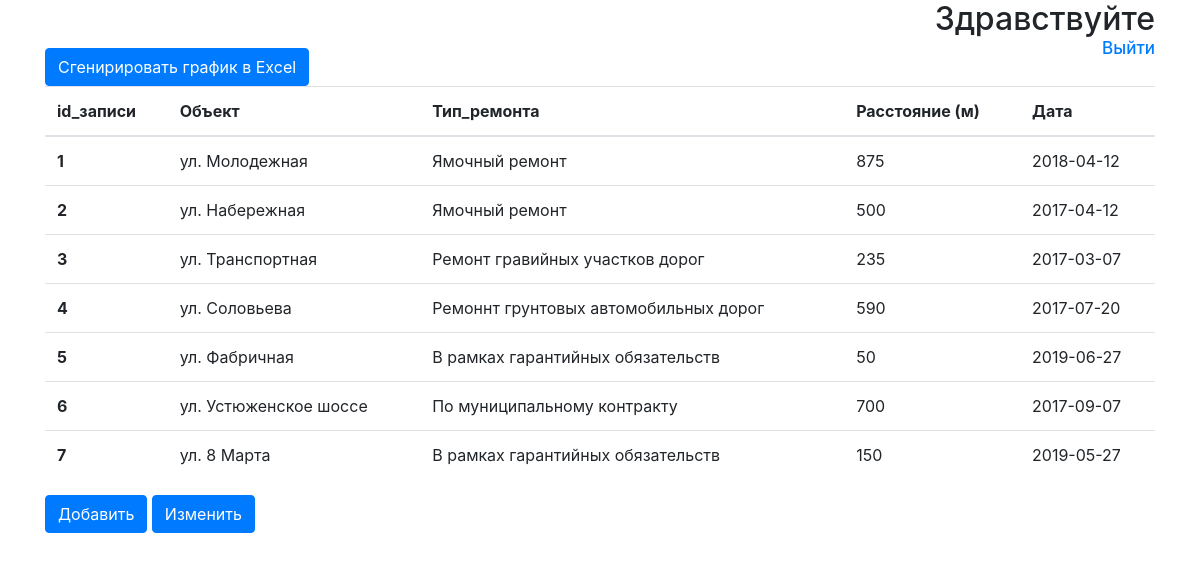
The page /account.php on the database its author committed.
### tables this page shows
CREATE TABLE `remont` (
  `id_записи` int(11) NOT NULL,
  `Объект` varchar(100) NOT NULL,
  `Тип_ремонта` varchar(100) NOT NULL,
  `Расстояние (м)` varchar(20) NOT NULL,
  `Дата` date NOT NULL
);

### account.php (the view, shortened to what this page needs)
<?php require_once('db.php') ?>
<!DOCTYPE html>
<html lang="en">
<head>
	<link rel="stylesheet" href="style.css">
	<link rel="stylesheet" href="bootstrap/css/bootstrap.css">
</head>
<body>
	<div class="container">
		<h2 style="float: right;" id="add">Здравствуйте <a href="#"><?php echo $_COOKIE['FIO']; ?></a><br>
		<a id="exit" href="logout.php">Выйти</a></h2> <br><br>
		<a href="down.php"><button type="button" class="btn btn-primary" data-toggle="modal" data-target="#userModal">Сгенирировать график в Excel </button></a> <br>
<?php
	$sql =  mysqli_query($db, "SELECT * FROM remont");
?>
			<table class="table">
					  <thead>
					    <tr>
					      <th scope="col">id_записи</th>
					      <th scope="col">Объект</th>
					      <th scope="col">Тип_ремонта</th>
					      <th scope="col">Расстояние (м)</th>
					      <th scope="col">Дата</th>
					    </tr>
					  </thead>
		  <tbody>
<?php
while($data = mysqli_fetch_assoc($sql)){
?>
		    <tr>
		      <th scope="row"><?php echo $data['id_записи'] ?></th>
		      <td><?php echo $data['Объект'] ?></td>
		      <td><?php echo $data['Тип_ремонта'] ?></td>
		      <td><?php echo $data['Расстояние (м)'] ?></td>
		      <td><?php echo $data['Дата'] ?></td>
		    </tr>
<?php } ?>
		  </tbody>
	</table>
	<button type="button" class="btn btn-primary" data-toggle="modal" data-target="#exampleModal">
	  Добавить
	</button>
	<button type="button" class="btn btn-primary" data-toggle="modal" data-target="#editModal">Изменить</button>
	</div>
</body>
</html>

### style.css (style rules this page uses)
#exit { font-size: 17px; float: right; }

### rows shown on the page
remont: id_записи "1", Объект "ул. Молодежная", Тип_ремонта "Ямочный ремонт", value "875", Дата "2018-04-12"
remont: id_записи "2", Объект "ул. Набережная", Тип_ремонта "Ямочный ремонт", value "500", Дата "2017-04-12"
remont: id_записи "3", Объект "ул. Транспортная", Тип_ремонта "Ремонт гравийных участков дорог", value "235", Дата "2017-03-07"
remont: id_записи "4", Объект "ул. Соловьева", Тип_ремонта "Ремоннт грунтовых автомобильных дорог", value "590", Дата "2017-07-20"
remont: id_записи "5", Объект "ул. Фабричная", Тип_ремонта "В рамках гарантийных обязательств", value "50", Дата "2019-06-27"
remont: id_записи "6", Объект "ул. Устюженское шоссе", Тип_ремонта "По муниципальному контракту", value "700", Дата "2017-09-07"
remont: id_записи "7", Объект "ул. 8 Марта", Тип_ремонта "В рамках гарантийных обязательств", value "150", Дата "2019-05-27"
